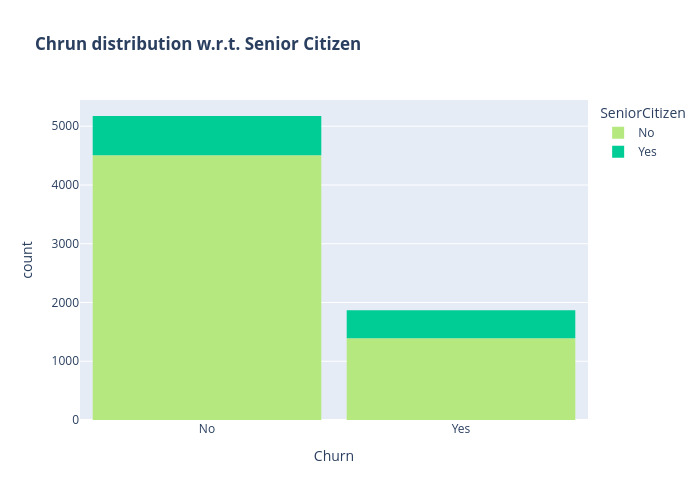

This figure's notebook cell:
### Code cell
color_map = {"Yes": '#00CC96', "No": '#B6E880'}
fig = px.histogram(df, x="Churn", color="SeniorCitizen", title="<b>Chrun distribution w.r.t. Senior Citizen</b>", color_discrete_map=color_map)
fig.update_layout(width=700, height=500, bargap=0.1)
fig.show()

### Figure 1 — Plotly figure (JSON) as saved in the notebook; plotly's stock layout.template omitted (floating-point values rounded to 4 significant figures; data arrays with more than 128 entries replaced by an {"elided": "..."} marker saying what was removed)
{"data": [{"alignmentgroup": "True", "bingroup": "x", "hovertemplate": "SeniorCitizen=No<br>Churn=%{x}<br>count=%{y}<extra></extra>", "legendgroup": "No", "marker": {"color": "#B6E880", "pattern": {"shape": ""}}, "name": "No", "offsetgroup": "No", "orientation": "v", "showlegend": true, "type": "histogram", "x": {"elided": "5901 str values"}, "xaxis": "x", "yaxis": "y"}, {"alignmentgroup": "True", "bingroup": "x", "hovertemplate": "SeniorCitizen=Yes<br>Churn=%{x}<br>count=%{y}<extra></extra>", "legendgroup": "Yes", "marker": {"color": "#00CC96", "pattern": {"shape": ""}}, "name": "Yes", "offsetgroup": "Yes", "orientation": "v", "showlegend": true, "type": "histogram", "x": {"elided": "1142 str values"}, "xaxis": "x", "yaxis": "y"}], "layout": {"bargap": 0.1, "barmode": "relative", "height": 500, "legend": {"title": {"text": "SeniorCitizen"}, "tracegroupgap": 0}, "title": {"text": "<b>Chrun distribution w.r.t. Senior Citizen</b>"}, "width": 700, "xaxis": {"anchor": "y", "domain": [0, 1], "title": {"text": "Churn"}}, "yaxis": {"anchor": "x", "domain": [0, 1], "title": {"text": "count"}}}}
